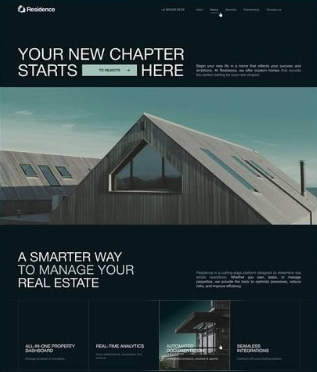
#> input picture about us page first part.png, 317 x 372 px
$ python hero-cutout.py '../about us page first part.png' '../about us page second part.png' out.png
#> lines starting #> are read from the running program, lines starting #| are printed output that depends on the picture; after the words box and inside, x2 and y2 are one past the last pixel; in counts of white or black regions, pixels touching at a corner belong together
"""
hero-cutout.py — builds the three homepage hero plates from the Almond render.

  python scripts/hero-cutout.py <render.png> <empty-plot.png> [out-dir]

  render.png      the building render, 1512 x 1300 (the "back layer")
  empty-plot.png  the same scene with the building removed (the inpainted plot)

Writes hero-plate.webp (street with the building's footprint filled — sky
interpolated from the render itself, plot from the inpainted image), and
hero-building.webp (the building with an alpha channel, cut along the sky).
The polygon below is in the render's pixel space; if a higher-resolution
render comes in, scale the polygon points by the same factor.

Needs Pillow and numpy.
"""
import sys
import numpy as np
from PIL import Image, ImageDraw, ImageFilter
OUT=sys.argv[3] if len(sys.argv)>3 else "public/hero"
R=Image.open(sys.argv[1]).convert("RGB")
E=Image.open(sys.argv[2]).convert("RGB")
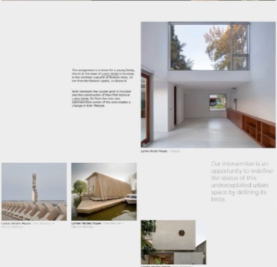
#> input picture about us page second part.png, 277 x 267 px
W,H=R.size
#> W = 317; H = 372
a=np.asarray(R).astype(np.int16); r,g,b=a[...,0],a[...,1],a[...,2]
#> after `r, g, b = (a[..., 0], a[..., 1], a[..., 2])`:
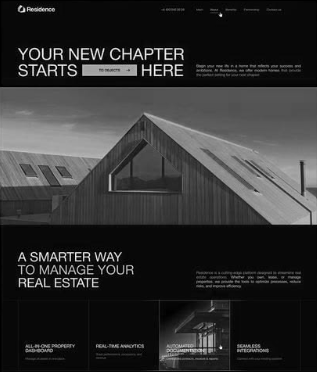
#> r: shape (372, 317) int16; min 0, max 250, mean 48.5
#> after `r, g, b = (a[..., 0], a[..., 1], a[..., 2])`:
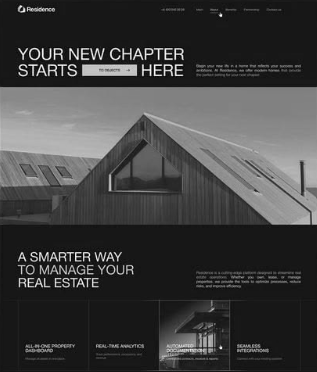
#> g: shape (372, 317) int16; min 1, max 255, mean 64.2
sky=(b-np.maximum(r,g)>18)&(b>110)
#> sky: shape (372, 317) bool; every value is 0
P=[(560,300),(1100,585),(1100,700),(1062,742),(1062,960),(965,1005),(700,1105),(455,1092),
   (450,1050),(250,1040),(140,1000),(140,700),(175,600),(235,528),(380,452),(455,418)]
pm=Image.new("L",(W,H),0); ImageDraw.Draw(pm).polygon(P,fill=255)
force=Image.new("L",(W,H),0); ImageDraw.Draw(force).polygon([(945,690),(1062,700),(1062,745),(945,745)],fill=255)
m=((np.asarray(pm)>0)&~sky)|(np.asarray(force)>0)
free=~m; outside=np.zeros_like(m)
#> after `free = ~m`: free: shape (372, 317) bool; every value is 1
outside[0,:]=free[0,:]; outside[-1,:]=free[-1,:]; outside[:,0]=free[:,0]; outside[:,-1]=free[:,-1]
#> after `outside[0, :] = free[0, :]`:
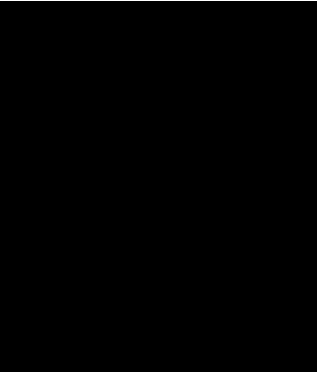
#> outside: shape (372, 317) bool; 0.27% white in thin lines or dots, all inside (x1, y1, x2, y2) = (0, 0, 317, 1)
#> after `outside[:, -1] = free[:, -1]`:
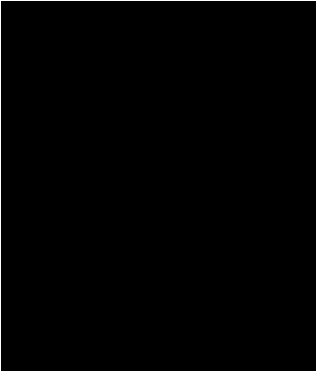
#> outside: shape (372, 317) bool; 1.2% white in thin lines or dots
for it in range(4000):
    d=outside.copy(); d[1:,:]|=outside[:-1,:]; d[:-1,:]|=outside[1:,:]; d[:,1:]|=outside[:,:-1]; d[:,:-1]|=outside[:,1:]; d&=free
    if (d==outside).all(): break
    outside=d
#> this loop made 159 passes
#> pass 1, `d &= free`:
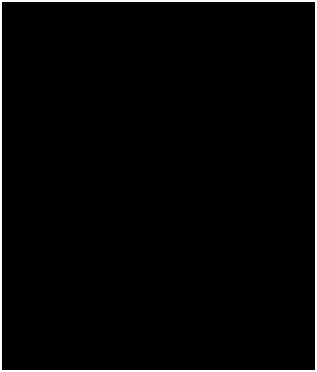
#> d: shape (372, 317) bool; 2.3% white; 1 white region, box (x1, y1, x2, y2) and area: (0, 0, 317, 372) 2740
m=m|(free&~outside)
mm=Image.fromarray((m*255).astype(np.uint8)).filter(ImageFilter.MinFilter(3)).filter(ImageFilter.MaxFilter(3)).filter(ImageFilter.GaussianBlur(0.6))
M=np.asarray(mm).astype(np.float32)/255
#> M: shape (372, 317) float32; every value is 0
# --- base plate: empty plot colour-matched and blended under the building
s,dx,dy=1.04,7,164
Es=E.resize((int(E.width*s),int(E.height*s)),Image.LANCZOS)
warp=Image.new("RGB",(W,H),(0,0,0)); warp.paste(Es,(dx,dy))
#> after `warp = Image.new('RGB', (W, H), (0, 0, 0))`: warp: PIL image 317x372 RGB; every value is 0
#> after `warp.paste(Es, (dx, dy))`:
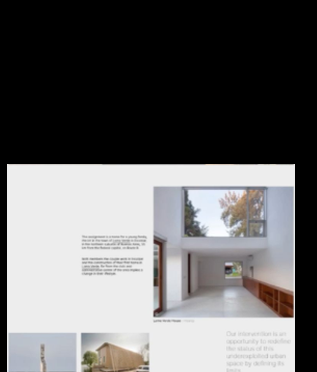
#> warp: PIL image 317x372 RGB; mean R, G, B 104.5, 103.8, 104.2
cov=np.zeros((H,W),bool); cov[max(dy,0):dy+Es.height, max(dx,0):dx+Es.width]=True
Ra=np.asarray(R).astype(np.float32); Ea=np.asarray(warp).astype(np.float32)
wide=np.asarray(mm.filter(ImageFilter.MaxFilter(41)))>0
# Colour-fit the empty plot to the render on ground/horizon pixels only.
rows=np.arange(H)[:,None]
#> rows = 372 values from 0 to 371
fitpx=cov&~wide&(rows>650)
for c in range(3):
    x=Ea[...,c][fitpx]; y=Ra[...,c][fitpx]
    A=np.vstack([x,np.ones_like(x)]).T; k,q=np.linalg.lstsq(A,y,rcond=None)[0]
    Ea[...,c]=np.clip(Ea[...,c]*k+q,0,255); print(f"chan{c}: k={k:.3f} q={q:.1f}")
#> this loop made 3 passes
#| chan0: k=0.000 q=0.0
#| chan1: k=0.000 q=0.0
#| chan2: k=0.000 q=0.0
#> Ea: shape (372, 317, 3) float32; every value is 0
# Sky rows: fill the footprint from the render's own sky, interpolating across
# the gap in each row. Nothing from the inpainted plate touches the sky.
foot=np.asarray(mm.filter(ImageFilter.MaxFilter(13)))>0
skyfill=Ra.copy()
xs=np.arange(W)
#> xs = 317 values from 0 to 316
for yy in range(H):
    f=foot[yy]
    if not f.any() or f.all(): continue
    xp=xs[~f]
    for c in range(3):
        skyfill[yy,f,c]=np.interp(xs[f],xp,Ra[yy,~f,c])
wsky=np.clip((770-np.arange(H))/80.0,0,1)[:,None,None]   # 1 above y=690, 0 below 770
#> wsky = 372 values from 1 to 1
inside=skyfill*wsky+Ea*(1-wsky)
w=M[...,None]           # exactly the cutout's mask — the blend never shows outside it
base=Ra*(1-w)+inside*w
plate=Image.fromarray(base.astype(np.uint8))
plate.save(f"{OUT}/hero-plate.webp",quality=84,method=6)
plate.save(f"{OUT}/hero-plate.jpg",quality=86)
bld=R.convert("RGBA"); bld.putalpha(mm)
#> further down, bld is the input picture: PIL image 317x372 RGBA; mean R, G, B, A 48.5, 64.2, 66.4, 255
bld.save(f"{OUT}/hero-building.webp",quality=88,method=6)
bld.save(f"{OUT}/hero-building.png",optimize=True)
# overlay check of the lower right
print("done", (M>0.5).sum())
#| done 0
